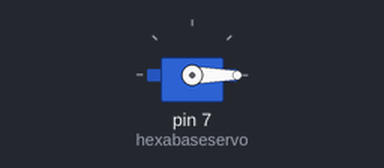
A sketch run on a simulated Arduino Uno, built with avr-gcc and run on an emulated ATmega328P. On the bench: servo.

Above: at 0.05 s.
At 2.05 s:
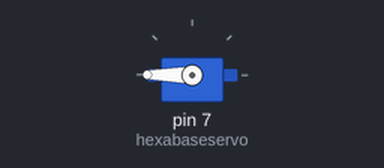
At 4.0 s:
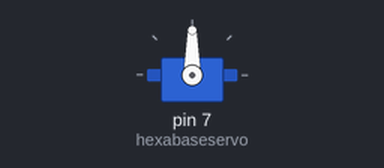
Timing chart, 0 to 5.2 s (numbered marks = the images above):
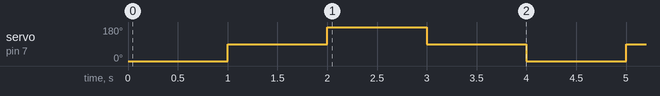

Measured:
- by itself, servo on pin 7 (hexabaseservo): repeats every 4.0 s: 180° 1.0 s, 90° 1.0 s, 0° 1.0 s, 90° 1.0 s

The sketch:

hs311_key_angle_check.ino
```cpp
#include <Servo.h>
Servo hexabaseservo;  // create servo object to control a servo
int angle = 0;

void setup()
{
  hexabaseservo.writeMicroseconds(1500); //set initial servo position if desired
  hexabaseservo.attach(7);  //the pin for the servo control
}

void loop()
{
  angle = 0;
  hexabaseservo.write(angle);
  delay(1000);

  angle = 90;
  hexabaseservo.write(angle);
  delay(1000);

  angle = 180;
  hexabaseservo.write(angle);
  delay(1000);

  angle = 90;
  hexabaseservo.write(angle);
  delay(1000);


}
```
